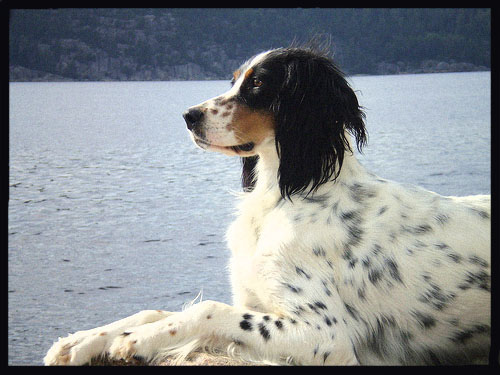
#> input picture Quarter 1/Spectral Functions/Final/images/english_setter_128.jpg, 500 x 375 px; its folder holds 4 pictures in this run
$ jupyter execute --allow-errors 'Final - Semisupervised Learning.ipynb'
#> lines starting #> are read from the running program, lines starting #| are printed output that depends on the picture
# Semisupervised learning

In the first homework you explored the heat equation. Then in the second homework you looked into spectral clustering. For the final, we can combine them together to do semisupervised learning.

[cell 1]
from typing import Tuple, Dict, Hashable

import numpy as np
import networkx as nx
import matplotlib as mpl
import matplotlib.pyplot as plt

colors = np.array(['tab:blue', 'orange'])

First you will load the images from homework 2.

[cell 2]
import os
import imageio


from scipy import ndimage

def block_mean(ar, fact):
    assert isinstance(fact, int), type(fact)
    sx, sy = ar.shape
    X, Y = np.ogrid[0:sx, 0:sy]
    regions = sy//fact * (X//fact) + Y//fact
    res = ndimage.mean(ar, labels=regions, index=np.arange(regions.max() + 1))
    res = res[:((sx // fact) * (sy // fact))]
    res.shape = (sx//fact, sy//fact)
    return res


def block_max(ar, fact):
    assert isinstance(fact, int), type(fact)
    sx, sy = ar.shape
    X, Y = np.ogrid[0:sx, 0:sy]
    regions = sy//fact * (X//fact) + Y//fact
    res = ndimage.histogram(ar, 1, 3, 3, labels=regions, index=np.arange(regions.max() + 1))
    res = res[:((sx // fact) * (sy // fact))]
    labels = np.zeros_like(res)
    values = [1, -1, 0]
    for i, c in enumerate(res):
        labels[i] = values[np.argmax(c)]
    labels.shape = (sx//fact, sy//fact)
    return labels


image_filenames = [f for f in os.listdir('images') if f.endswith('jpg')]
image_names = [os.path.splitext(f)[0] for f in image_filenames]
mask_filenames = [f'{f}.png' for f in image_names]

images = [imageio.imread(os.path.join('images', filename)) / 255 for filename in image_filenames]
masks = [imageio.imread(os.path.join('images', filename)) for filename in mask_filenames]

factor = 5
subsampled_images = []
subsampled_masks = []
#> (the rest of this cell did not finish here and is left out)

[cell 3]
from datetime import datetime


def generate_graph_from_image(image: np.ndarray, dist=5, sigma_i=0.03, sigma_X=10) -> nx.Graph:
    rows, cols, _ = image.shape
    def coord_to_node(i, j):
        return i * cols + j
    start = datetime.now()
    edges = []
    for i in range(rows):
        print(f'\rProcessed {i + 1:3d} rows in {(datetime.now() - start).total_seconds():7.3f}', end='')
        # TODO: Create an undirected weighted graph from the given image
        #       Each graph should take 10-20s to generate.
        for j in range(cols):
            for di in range(dist):
                for dj in range(-dist, dist+1):
                    if (di == 0) and (dj == 0):
                        continue
                    if di * di + dj * dj > dist * dist:
                        continue
                    if not 0 <= i + di < rows:
                        continue
                    if not 0 <= j + dj < cols:
                        continue
                    w = np.exp(-np.linalg.norm(image[i, j] - image[i + di, j + dj])**2 / sigma_i) * \
                        np.exp(-np.sqrt(di * di + dj * dj)**2 / sigma_X)
                    edges.append((coord_to_node(i, j), coord_to_node(i + di, j + dj), w))
    G = nx.Graph()
    G.add_weighted_edges_from(edges)
    return G


#> (the rest of this cell did not finish here and is left out)

## Connections to Heat Diffusion

Remember that in Heat Diffusion we were minimizing the variational quantity
$$ f(\mathbf{x}) = \frac{1}{2}\mathbf{x}^T \mathbf{L} \mathbf{x}$$
w.r.t the norm $\|\cdot\|_{\mathbf{D}}$.

For semisupervised learning we are going to add a regression term for the label set $\ell$ that is known
$$f(\mathbf{x}) = \frac{1}{2}\mathbf{x}^T \mathbf{L} \mathbf{x} + \frac{\lambda}{2}\sum_{i \in \ell} d_i(x_i - s_i)^2 = \frac{1}{2}\mathbf{x}^T \mathbf{L} \mathbf{x} + \frac{\lambda}{2} \|\mathbf{x}_{\ell} - \mathbf{s}_\ell\|_{\mathbf{D}}^2$$

You are given code that performs the unsupervised heat diffusion and need to add your own that incorporates the regression term.

## Discussion/Solution

In my (admittely limited) understanding of Matrix algebra, I believe the gradient of the function $f(x)$ changes to
$$\nabla f(\textbf{x}) = \nabla \big[\frac{1}{2} \textbf{x}^\intercal L\textbf{x} + \frac{\lambda}{2}\lVert x_\ell - s_\ell \rVert _D^2\big]$$

Since the gradient operator is linear, the first term stays the same, i.e.
$$\nabla f(\textbf{x}) = L\textbf{x}  + \nabla \big[\frac{\lambda}{2}\lVert \textbf{x}_\ell - s_\ell \rVert _D^2\big]$$

We can expand the term being differentiated to
$$\frac{\lambda}{2}\lVert x_\ell - s_\ell \rVert _D^2 = \frac{\lambda}{2}\Big[ (\textbf{x}_\ell - \textbf{s}_\ell)^\intercal D (\textbf{x}_\ell - \textbf{s}_\ell) \Big]$$
$$= \frac{\lambda}{2}\Big[ \textbf{x}_\ell^\intercal D \textbf{x}_\ell - \textbf{x}_\ell^\intercal D \textbf{s}_\ell - \textbf{s}_\ell^\intercal D\textbf{x}_\ell - \textbf{s}_\ell D\textbf{s}_\ell\Big]$$

Taking the derivative of this, with respect to $\textbf{x}$, gives,
$$\frac{\lambda}{2}\nabla \big[ \lVert \textbf{x}_\ell - \textbf{s}_\ell \rVert _{D}^2 \big] = \frac{\lambda}{2}\Big[ \textbf{x}_\ell^\intercal D + \textbf{x}_\ell^\intercal D - \textbf{s}_\ell^\intercal D - \textbf{s}_\ell^\intercal D\Big] = \lambda D(\textbf{x}_\ell -\textbf{s}_\ell)$$

Therefore, the gradient for the new energy function is
$$\nabla f(\textbf{x}) = L\textbf{x} + \lambda D(\textbf{x}_\ell - \textbf{s}_\ell)$$

Note that we are expanding $L$ to $BWB^\intercal$. The flow through each node, $WB^\intercal x$, stays the same. So new_y isn't modified. The iteration of $\textbf{x}_{i}$, after simplification, is now
$$\textbf{x}_{i+1} = \textbf{x}_i - \frac{1}{2}\Big[ D^{-1} B \textbf{y}_t + \lambda  (\textbf{x}_{\ell, t} - s_{\ell})\Big]$$
where $\textbf{x}_{\ell, t}$ is the $t$-th iteration of the labels present. My implementation is given below, and shown for the Karate-Club Graph to have exact predictions.

[cell 4]
from typing import Tuple
import scipy.sparse

def heat_diffusion(G: nx.Graph, labels: np.ndarray, label_present: np.ndarray, lamda: float=1,
                   T: int=100) -> Tuple[np.ndarray, np.ndarray, np.ndarray]:
    """Heat Diffusion

    Given a graph `G` and an initial `x_0` runs heat diffusion until $\mathcal{U}(\mathbf{x}) < \epsilon$.

    Parameters
    ----------
        G : nx.Graph
            Graph to run heat diffusion on.
        labels : np.ndarray
            Real numbers corresponding to the target label.
        label_present : np.ndarray
            Indicator of the corresponding node having its label revealed.
        lamda : float
            Parameter weight between the regression term and the graph regularization term
        T : int
            Number of iterations.

    Returns
    -------
        x : np.ndarray
            The T x n x d evolution of x_0.
        y : np.ndarray
            Flow going through each edge. Should be T x m x d
        fx: np.ndarray
            The value of U(x(t)) at each time t.
    """
#> called with labels = array of shape (34, 1), label_present = array of shape (34, 1), lamda = 1, T = 100
    n = nx.number_of_nodes(G)
    m = nx.number_of_edges(G)
    x_0 = np.zeros((n, 1))
    assert x_0.shape[0] == n, "x_0 does not have the right shape."
    d = x_0.shape[1]

    degree = np.array([deg for _, deg in G.degree(weight='weight')])
#> degree = 34 values, max 17 at index 33, min 1 at index 11, mean 4.59
    vol = degree.sum()
#> vol = 156
    D = scipy.sparse.diags(degree)
    D_inv = scipy.sparse.diags(1/degree)
    L = nx.laplacian_matrix(G)
    B = nx.incidence_matrix(G, oriented=True)
    W = scipy.sparse.diags([w if w is not None else 1 for w in nx.get_edge_attributes(G, 'weight').values()])

    # TODO: For semisupervised learning the variational energy function is
    #           f(x) = 0.5 * x^T L x + (lambda*0.5)*|x_{\ell} - s_{\ell}|_{D}^2
    #       Add code that computes the correct f(x) and $\nabla f(x) in order to compute $x_{t+1}$
    x_0 = np.array([x * ind for x, ind in zip(labels, label_present)])
    x = [x_0]
    y = [W @ B.T @ x_0]
    diffusion_term = (x_0 - labels).T @ D @ (x_0 - labels)
#> diffusion_term = [123]
    fx = [0.5 * x_0.T @ L @ x_0 + (lamda*0.5)* diffusion_term]
#> fx = [[78]]


    for i in range(T):
        x_ell = np.array([x_i*ind for x_i, ind in zip(x[-1], label_present)])
        new_x = x[-1] - 0.5 * (D_inv @ B @ y[-1] + lamda*(x_ell - labels))
        x.append(new_x)
        new_y = W @ B.T @ new_x
        y.append(new_y)
        diffusion_term = (x_ell - labels).T @ D @ (x_ell - labels)
        new_fx =0.5 * x[-1].T @ L @ x[-1] + (lamda*0.5)* diffusion_term
        fx.append(new_fx)
#> this loop made 100 passes
#> (diffusion_term, new_fx) on passes 1 to 12: ([123], [69.02]), ([131.2], [82.61]), ([124.9], [90.76]), ([123.4], [101.9]), ([123.2], [114]), ([124], [126.5]), ([125.4], [138.8]), ([127.2], [150.8]), ([129.2], [162.1]), ([131.2], [172.8]), ([133.2], [182.6]), ([135.2], [191.7])
#> after the loop, fx = 101 items, first 6: [78], [69.02], [82.61], [90.76], [101.9], [114]; x = 101 items; y = 101 items


    x = np.array(x)
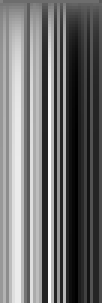
#> x: shape (101, 34, 1) float64 (shown 3 times larger); min -5.65, max 7.57, mean 0.205; drawn with min black and max white
    y = np.array(y)
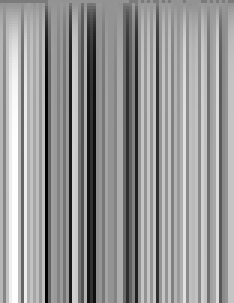
#> y: shape (101, 78, 1) float64 (shown 3 times larger); min -5.99, max 4.33, mean 0.1; drawn with min black and max white
    fx = np.array(fx)
#> fx = 101 values, max 276.3 at index 100, min 69.02 at index 1, mean 249.8
    return x, y, fx


karate = nx.karate_club_graph()
nx.set_edge_attributes(karate, 1, 'weight')
karate_labels = np.array([1 if c == 'Mr. Hi' else -1 for v, c in karate.nodes(data='club')]).reshape(-1, 1)
karate_labels_present = np.zeros_like(karate_labels)
karate_labels_present[0] = 1
karate_labels_present[33] = 1
lamda = 1
x, y, fx = heat_diffusion(karate, karate_labels, karate_labels_present, lamda)

karate_predicted_label = (x[-1] >= 0).flatten().astype(int)
#> karate_predicted_label = 34 values, max 1 at index 0, min 0 at index 9, mean 0.5
node_color = colors[karate_predicted_label]
edge_color = [colors[karate_predicted_label[u]] if karate_predicted_label[u] == karate_predicted_label[v] else 'tab:red' for u, v in karate.edges]
#> edge_color = 78 items, first 6: 'orange', 'orange', 'orange', 'orange', 'orange', 'orange'

pos = nx.spring_layout(karate)
pc = nx.draw(karate, pos=pos, with_labels=True, node_color=node_color, edge_color=edge_color, font_color='white')
plt.show()
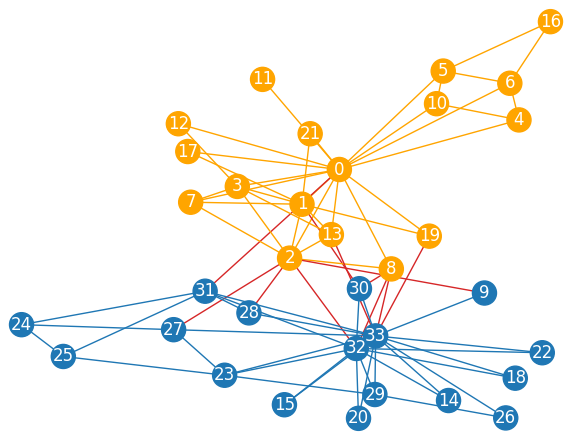
#> figure drawn by matplotlib, 1 panel

[cell 5]
fig, axs = plt.subplots(1,1, figsize = (8, 6))

#The scaling and translation is just to show the prediction
#has the same shape as the exact

accuracy = 1 - np.linalg.norm((karate_predicted_label*2-1) - karate_labels.T)/np.linalg.norm(karate_predicted_label*2-1)
#> accuracy = 1
axs.plot(karate_predicted_label*2-1, label = 'Predicted')
axs.plot(karate_labels, label = 'Exact')
axs.legend()
axs.set_title(f'Accuracy: {accuracy}')
axs.grid(True)
axs.set_ylabel("Value")
axs.set_facecolor("#e1e2e3")
plt.show()
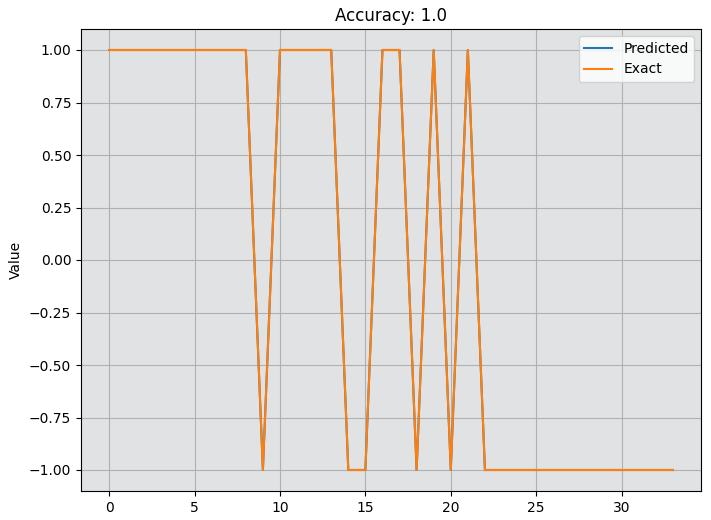
#> figure drawn by matplotlib, 1 panel; curve peaks at x = 0, y = 1; curve peaks at x = 0, y = 1

Now it is time to see how the accuracy is affected by the number of known labels.

[cell 6]
min_revealed = 5
step_revealed = 5
max_revealed = 50
lamda = 1

final_fxs = []
predcted_xs_all = []
#> (the rest of this cell did not finish here and is left out)

#> (a cell that did not finish here is left out)

[cell 8]
sum(np.where(np.abs(x[-1]) < 2, True, False ))
#> Out = [5]

Here I am plotting the last energy values for the number of given nodes for each subsampled mask. I'm not entirely sure that this is correct, as it seems the values are $\textit{much}$ larger than anticipated (though they grow linearly). It seems that $\textit{generally}$, the accuracy of predicting lables increses with the number of nodes, but this might be a little inaccurate due to my handling of the predicted values (I am clamping the value range to [-1, 1], then rounding to the nearest integer). The precedure for the karate graph was more straight forward: since we only had two prediction values, we could just do a check if the value was greater than 0.5. Since we have 3 prediction labels, the procedure is different. Though I believe my results are pretty good for picking around $1\%$ of nodes.

[cell 9]
fig, axs = plt.subplots(1, 5, figsize = (20, 6))
axs = axs.flat
for i, fxs_list in enumerate(final_fxs):
    axs[i].plot(fxs_list)
    axs[i].set_title(f'Energy Value for {mask_filenames[i][:-4]}')
    axs[i].grid(True)
    axs[i].set_xticks(np.arange(0, 1+len(fxs_list), 2))
    axs[i].set_xticklabels(np.arange(1, 1+len(fxs_list), 2)*5)
    axs[i].set_ylabel("Value")
    axs[i].set_facecolor("#e1e2e3")
    axs[i].set_xlabel("Number of known nodes")
plt.tight_layout(pad = 1)
